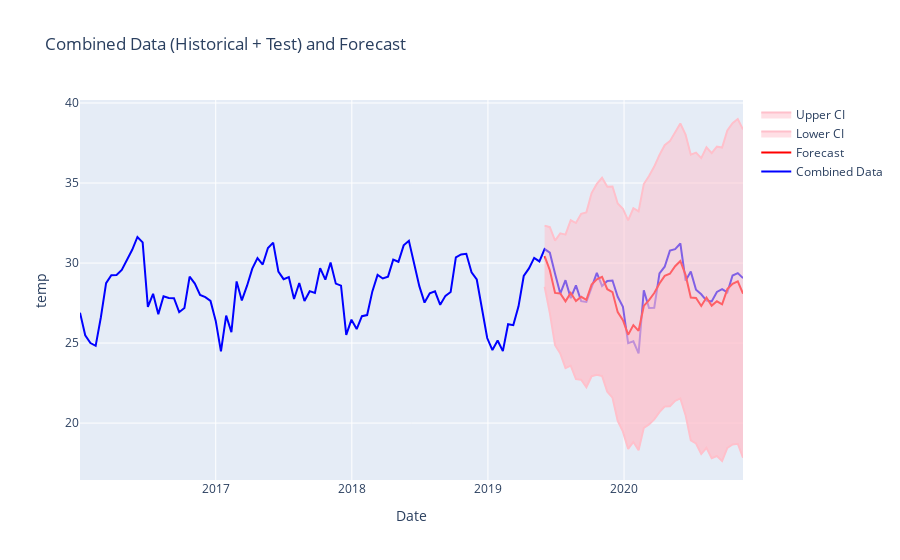

Source (notebook cell):
### Code cell
# Auto arima result Best model:  ARIMA(1,0,0)(1,0,1)[26] intercept

warnings.filterwarnings("ignore")
# Fit the SARIMA model (use SARIMAX from statsmodels)
sarima_model = SARIMAX(
    train[train_column], order=(1, 0, 0), seasonal_order=(1, 0, 1, 26)
)
sarima_result = sarima_model.fit()

# Forecast vs. Actual Plot using Plotly
forecast = sarima_result.get_forecast(steps=len(test))
forecast_mean = forecast.predicted_mean
confidence_interval = forecast.conf_int()

# Create a Plotly figure for the forecast vs. actual plot
fig_forecast = make_subplots(rows=1, cols=1)

# Combine the historical and test data into a single series
combined_data = pd.concat([train[train_column], test[train_column]])

# Add the combined data
fig_forecast.add_trace(
    go.Scatter(
        x=combined_data.index,
        y=combined_data,
        mode="lines",
        name="Combined Data",
        line=dict(color="blue"),
    )
)

# Add forecasted data
fig_forecast.add_trace(
    go.Scatter(
        x=test.index,
        y=forecast_mean,
        mode="lines",
        name="Forecast",
        line=dict(color="red"),
    )
)

# Add confidence interval
fig_forecast.add_trace(
    go.Scatter(
        x=test.index,
        y=confidence_interval.iloc[:, 0],
        fill="tonexty",
        mode="lines",
        name="Lower CI",
        line=dict(color="pink"),
    )
)
fig_forecast.add_trace(
    go.Scatter(
        x=test.index,
        y=confidence_interval.iloc[:, 1],
        fill="tonexty",
        mode="lines",
        name="Upper CI",
        line=dict(color="pink"),
    )
)

# Customize the layout
fig_forecast.update_layout(
    title="Combined Data (Historical + Test) and Forecast",
    xaxis_title="Date",
    yaxis_title=train_column,
)

# Show the forecast vs. actual plot
fig_forecast.show()

# Residual plots with a larger figure size
sarima_result.plot_diagnostics(figsize=(12, 8))
plt.show()
